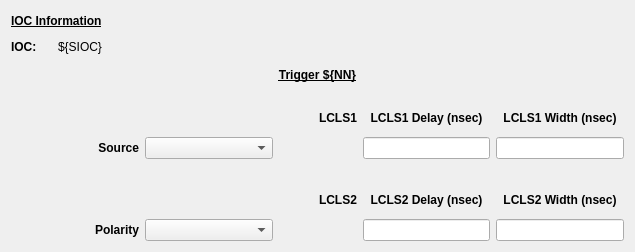
<?xml version="1.0" encoding="UTF-8"?>
<ui version="4.0">
 <class>Form</class>
 <widget class="QWidget" name="Form">
  <property name="geometry">
   <rect>
    <x>0</x>
    <y>0</y>
    <width>635</width>
    <height>252</height>
   </rect>
  </property>
  <property name="windowTitle">
   <string>TPR Trigger Screen - ${DEV}</string>
  </property>
  <layout class="QVBoxLayout" name="verticalLayout">
   <item>
    <layout class="QGridLayout" name="gridLayout_2">
     <property name="topMargin">
      <number>0</number>
     </property>
     <item row="1" column="0">
      <widget class="QLabel" name="label_11">
       <property name="font">
        <font>
         <weight>75</weight>
         <bold>true</bold>
        </font>
       </property>
       <property name="text">
        <string>IOC: </string>
       </property>
      </widget>
     </item>
     <item row="1" column="2">
      <spacer name="horizontalSpacer">
       <property name="orientation">
        <enum>Qt::Horizontal</enum>
       </property>
       <property name="sizeHint" stdset="0">
        <size>
         <width>40</width>
         <height>20</height>
        </size>
       </property>
      </spacer>
     </item>
     <item row="0" column="0" colspan="2">
      <widget class="QLabel" name="label_10">
       <property name="minimumSize">
        <size>
         <width>0</width>
         <height>20</height>
        </size>
       </property>
       <property name="font">
        <font>
         <weight>75</weight>
         <bold>true</bold>
         <underline>true</underline>
        </font>
       </property>
       <property name="text">
        <string>IOC Information</string>
       </property>
      </widget>
     </item>
     <item row="1" column="1">
      <widget class="PyDMLabel" name="PyDMLabel">
       <property name="toolTip">
        <string/>
       </property>
       <property name="text">
        <string>${SIOC}</string>
       </property>
      </widget>
     </item>
    </layout>
   </item>
   <item>
    <spacer name="verticalSpacer">
     <property name="orientation">
      <enum>Qt::Vertical</enum>
     </property>
     <property name="sizeType">
      <enum>QSizePolicy::Fixed</enum>
     </property>
     <property name="sizeHint" stdset="0">
      <size>
       <width>20</width>
       <height>5</height>
      </size>
     </property>
    </spacer>
   </item>
   <item>
    <widget class="QLabel" name="label">
     <property name="font">
      <font>
       <weight>75</weight>
       <bold>true</bold>
       <underline>true</underline>
      </font>
     </property>
     <property name="styleSheet">
      <string notr="true"/>
     </property>
     <property name="text">
      <string>Trigger ${NN}</string>
     </property>
     <property name="alignment">
      <set>Qt::AlignCenter</set>
     </property>
    </widget>
   </item>
   <item>
    <layout class="QGridLayout" name="gridLayout">
     <property name="verticalSpacing">
      <number>12</number>
     </property>
     <item row="3" column="3">
      <widget class="QLabel" name="label_3">
       <property name="font">
        <font>
         <weight>75</weight>
         <bold>true</bold>
        </font>
       </property>
       <property name="text">
        <string>LCLS2</string>
       </property>
       <property name="alignment">
        <set>Qt::AlignBottom|Qt::AlignHCenter</set>
       </property>
      </widget>
     </item>
     <item row="4" column="3">
      <widget class="PyDMEnumButton" name="PyDMEnumButton_2">
       <property name="sizePolicy">
        <sizepolicy hsizetype="Maximum" vsizetype="Preferred">
         <horstretch>0</horstretch>
         <verstretch>0</verstretch>
        </sizepolicy>
       </property>
       <property name="maximumSize">
        <size>
         <width>16777215</width>
         <height>40</height>
        </size>
       </property>
       <property name="toolTip">
        <string/>
       </property>
       <property name="styleSheet">
        <string notr="true">QPushButton{font: 8px;}</string>
       </property>
       <property name="channel" stdset="0">
        <string>ca://TPR:${LOCA}:${IOC_UNIT}:${INST}:TRG${NN}_SYS2_TCTL</string>
       </property>
       <property name="orientation" stdset="0">
        <enum>Qt::Horizontal</enum>
       </property>
       <property name="marginTop" stdset="0">
        <number>0</number>
       </property>
       <property name="marginBottom" stdset="0">
        <number>0</number>
       </property>
       <property name="marginLeft" stdset="0">
        <number>0</number>
       </property>
       <property name="marginRight" stdset="0">
        <number>0</number>
       </property>
       <property name="horizontalSpacing" stdset="0">
        <number>0</number>
       </property>
       <property name="verticalSpacing" stdset="0">
        <number>0</number>
       </property>
      </widget>
     </item>
     <item row="4" column="0">
      <widget class="QLabel" name="label_5">
       <property name="font">
        <font>
         <weight>75</weight>
         <bold>true</bold>
        </font>
       </property>
       <property name="text">
        <string>Polarity</string>
       </property>
       <property name="alignment">
        <set>Qt::AlignRight|Qt::AlignTrailing|Qt::AlignVCenter</set>
       </property>
      </widget>
     </item>
     <item row="3" column="5">
      <widget class="QLabel" name="label_9">
       <property name="font">
        <font>
         <weight>75</weight>
         <bold>true</bold>
        </font>
       </property>
       <property name="text">
        <string>LCLS2 Width (nsec)</string>
       </property>
       <property name="alignment">
        <set>Qt::AlignBottom|Qt::AlignHCenter</set>
       </property>
      </widget>
     </item>
     <item row="1" column="0">
      <widget class="QLabel" name="label_4">
       <property name="sizePolicy">
        <sizepolicy hsizetype="Preferred" vsizetype="Preferred">
         <horstretch>1</horstretch>
         <verstretch>1</verstretch>
        </sizepolicy>
       </property>
       <property name="font">
        <font>
         <weight>75</weight>
         <bold>true</bold>
        </font>
       </property>
       <property name="text">
        <string>Source</string>
       </property>
       <property name="alignment">
        <set>Qt::AlignRight|Qt::AlignTrailing|Qt::AlignVCenter</set>
       </property>
      </widget>
     </item>
     <item row="3" column="4">
      <widget class="QLabel" name="label_7">
       <property name="font">
        <font>
         <weight>75</weight>
         <bold>true</bold>
        </font>
       </property>
       <property name="text">
        <string>LCLS2 Delay (nsec)</string>
       </property>
       <property name="alignment">
        <set>Qt::AlignBottom|Qt::AlignHCenter</set>
       </property>
      </widget>
     </item>
     <item row="1" column="1">
      <widget class="PyDMEnumComboBox" name="PyDMEnumComboBox">
       <property name="sizePolicy">
        <sizepolicy hsizetype="Preferred" vsizetype="Fixed">
         <horstretch>1</horstretch>
         <verstretch>1</verstretch>
        </sizepolicy>
       </property>
       <property name="toolTip">
        <string/>
       </property>
       <property name="channel" stdset="0">
        <string>ca://TPR:${LOCA}:${IOC_UNIT}:${INST}:TRG${NN}_SOURCE</string>
       </property>
      </widget>
     </item>
     <item row="0" column="4">
      <widget class="QLabel" name="label_6">
       <property name="font">
        <font>
         <weight>75</weight>
         <bold>true</bold>
        </font>
       </property>
       <property name="text">
        <string>LCLS1 Delay (nsec)</string>
       </property>
       <property name="alignment">
        <set>Qt::AlignBottom|Qt::AlignHCenter</set>
       </property>
      </widget>
     </item>
     <item row="1" column="5">
      <widget class="PyDMLineEdit" name="PyDMLineEdit_3">
       <property name="sizePolicy">
        <sizepolicy hsizetype="Expanding" vsizetype="Fixed">
         <horstretch>1</horstretch>
         <verstretch>1</verstretch>
        </sizepolicy>
       </property>
       <property name="toolTip">
        <string/>
       </property>
       <property name="alarmSensitiveContent" stdset="0">
        <bool>true</bool>
       </property>
       <property name="channel" stdset="0">
        <string>ca://TPR:${LOCA}:${IOC_UNIT}:${INST}:TRG${NN}_SYS0_TWID</string>
       </property>
      </widget>
     </item>
     <item row="4" column="4">
      <widget class="PyDMLineEdit" name="PyDMLineEdit_2">
       <property name="toolTip">
        <string/>
       </property>
       <property name="alarmSensitiveContent" stdset="0">
        <bool>true</bool>
       </property>
       <property name="channel" stdset="0">
        <string>ca://TPR:${LOCA}:${IOC_UNIT}:${INST}:TRG${NN}_SYS2_TDES</string>
       </property>
      </widget>
     </item>
     <item row="0" column="3">
      <widget class="QLabel" name="label_2">
       <property name="font">
        <font>
         <weight>75</weight>
         <bold>true</bold>
        </font>
       </property>
       <property name="text">
        <string>LCLS1</string>
       </property>
       <property name="alignment">
        <set>Qt::AlignBottom|Qt::AlignHCenter</set>
       </property>
      </widget>
     </item>
     <item row="4" column="5">
      <widget class="PyDMLineEdit" name="PyDMLineEdit_4">
       <property name="toolTip">
        <string/>
       </property>
       <property name="alarmSensitiveContent" stdset="0">
        <bool>true</bool>
       </property>
       <property name="channel" stdset="0">
        <string>ca://TPR:${LOCA}:${IOC_UNIT}:${INST}:TRG${NN}_SYS2_TWID</string>
       </property>
      </widget>
     </item>
     <item row="1" column="2">
      <spacer name="horizontalSpacer_2">
       <property name="orientation">
        <enum>Qt::Horizontal</enum>
       </property>
       <property name="sizeHint" stdset="0">
        <size>
         <width>40</width>
         <height>20</height>
        </size>
       </property>
      </spacer>
     </item>
     <item row="1" column="4">
      <widget class="PyDMLineEdit" name="PyDMLineEdit">
       <property name="sizePolicy">
        <sizepolicy hsizetype="Expanding" vsizetype="Fixed">
         <horstretch>1</horstretch>
         <verstretch>1</verstretch>
        </sizepolicy>
       </property>
       <property name="toolTip">
        <string/>
       </property>
       <property name="alarmSensitiveContent" stdset="0">
        <bool>true</bool>
       </property>
       <property name="channel" stdset="0">
        <string>ca://TPR:${LOCA}:${IOC_UNIT}:${INST}:TRG${NN}_SYS0_TDES</string>
       </property>
      </widget>
     </item>
     <item row="0" column="5">
      <widget class="QLabel" name="label_8">
       <property name="font">
        <font>
         <weight>75</weight>
         <bold>true</bold>
        </font>
       </property>
       <property name="text">
        <string>LCLS1 Width (nsec)</string>
       </property>
       <property name="alignment">
        <set>Qt::AlignBottom|Qt::AlignHCenter</set>
       </property>
      </widget>
     </item>
     <item row="4" column="1">
      <widget class="PyDMEnumComboBox" name="PyDMEnumComboBox_2">
       <property name="toolTip">
        <string/>
       </property>
       <property name="channel" stdset="0">
        <string>ca://TPR:${LOCA}:${IOC_UNIT}:${INST}:TRG${NN}_TPOL</string>
       </property>
      </widget>
     </item>
     <item row="1" column="3">
      <widget class="PyDMEnumButton" name="PyDMEnumButton">
       <property name="sizePolicy">
        <sizepolicy hsizetype="Maximum" vsizetype="Preferred">
         <horstretch>0</horstretch>
         <verstretch>0</verstretch>
        </sizepolicy>
       </property>
       <property name="maximumSize">
        <size>
         <width>16777215</width>
         <height>40</height>
        </size>
       </property>
       <property name="toolTip">
        <string/>
       </property>
       <property name="styleSheet">
        <string notr="true">QPushButton{font: 8px;}</string>
       </property>
       <property name="channel" stdset="0">
        <string>ca://TPR:${LOCA}:${IOC_UNIT}:${INST}:TRG${NN}_SYS0_TCTL </string>
       </property>
       <property name="orientation" stdset="0">
        <enum>Qt::Horizontal</enum>
       </property>
       <property name="marginTop" stdset="0">
        <number>0</number>
       </property>
       <property name="marginBottom" stdset="0">
        <number>0</number>
       </property>
       <property name="marginLeft" stdset="0">
        <number>0</number>
       </property>
       <property name="marginRight" stdset="0">
        <number>0</number>
       </property>
       <property name="horizontalSpacing" stdset="0">
        <number>0</number>
       </property>
       <property name="verticalSpacing" stdset="0">
        <number>0</number>
       </property>
      </widget>
     </item>
    </layout>
   </item>
  </layout>
 </widget>
 <customwidgets>
  <customwidget>
   <class>PyDMLabel</class>
   <extends>QLabel</extends>
   <header>pydm.widgets.label</header>
  </customwidget>
  <customwidget>
   <class>PyDMEnumButton</class>
   <extends>QWidget</extends>
   <header>pydm.widgets.enum_button</header>
  </customwidget>
  <customwidget>
   <class>PyDMEnumComboBox</class>
   <extends>QComboBox</extends>
   <header>pydm.widgets.enum_combo_box</header>
  </customwidget>
  <customwidget>
   <class>PyDMLineEdit</class>
   <extends>QLineEdit</extends>
   <header>pydm.widgets.line_edit</header>
  </customwidget>
 </customwidgets>
 <resources/>
 <connections/>
</ui>
